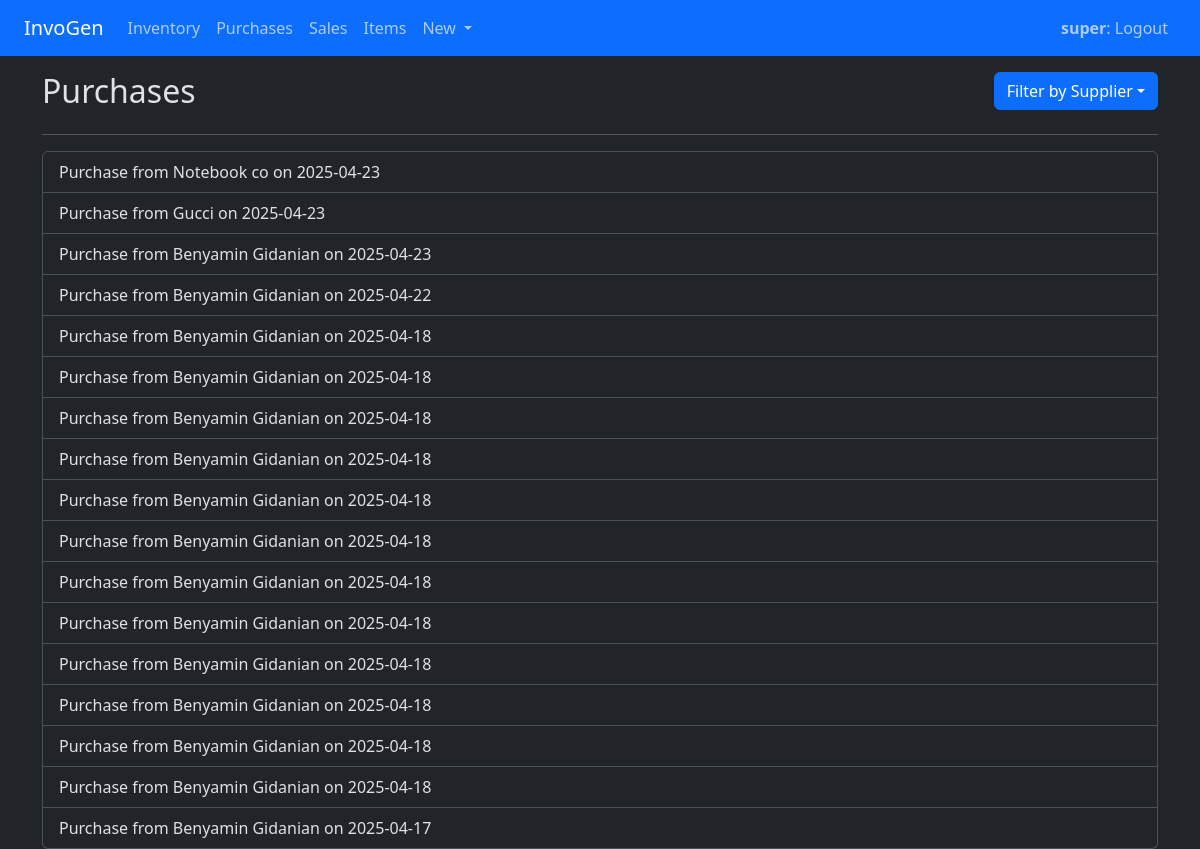
The app's page /purchases (signed in) with its own data.
### exchange/models.py (models this page shows)
class User(AbstractUser):
   pass

class Purchase(models.Model): # user's purchase
    user = models.ForeignKey(User, on_delete=models.CASCADE)
    supplier = models.ForeignKey(Supplier, on_delete=models.PROTECT)
    date = models.DateField(default=datetime.date.today)
    notes = models.TextField(blank=True, null=False)
    def __str__(self):
        return f"Purchase from {self.supplier} on {self.date}"

class Entity(models.Model):
    user = models.ForeignKey(User, on_delete=models.CASCADE)
    name = models.CharField(max_length=127, blank=False, null=False)
    address = models.CharField(max_length=127, blank=True)
    phone = models.CharField(max_length=127, blank=True)
    email = models.EmailField(blank=True)
    notes = models.TextField(blank=True, null=False)
    class Meta:
        abstract = True

class Supplier(Entity):
    def __str__(self):
        return f"{self.name}"

### exchange/views.py (the view)
# urls.py: path("purchases", views.purchases_view, name="purchases"),
@login_required()
def purchases_view(request, supplier_id=None):
    if supplier_id:
        supplier = Supplier.objects.get(user=request.user, pk=supplier_id)
        purchases = Purchase.objects.filter(user=request.user, supplier=supplier).order_by("-date", "-pk")
    else:
        purchases = Purchase.objects.filter(user=request.user).order_by("-date", "-pk")
        supplier = None
    suppliers = Supplier.objects.filter(user=request.user)
    return render(request, "exchange/purchases.html", {
        "purchases": purchases,
        "suppliers": suppliers,
        "supplier": supplier
    })

### exchange/templates/exchange/purchases.html (shortened to what this page needs)
{% extends "exchange/layout.html" %}
{% block body %}
        <div class="d-flex">
            <div>
                {% if supplier %}
                <h2>Purchases from {{supplier}}</h2>
                {% else %}
                <h2>Purchases</h2>
                {% endif %}
            </div>
            <div class="ms-auto">
                <button class="btn btn-primary dropdown-toggle" type="button" data-bs-toggle="dropdown" aria-expanded="false">Filter by Supplier</button>
            </div>
        </div>
        <hr>
        <div class="list-group">
            {% for purchase in purchases %}
                <a href="{% url 'view_purchase' purchase_id=purchase.id  %}" class="list-group-item list-group-item-action" >{{ purchase }}</a>
            {% endfor %}
        </div>
{% endblock %}

### exchange/templates/exchange/layout.html (shortened to what this page needs)
{% load static %}
<!DOCTYPE html>
<html lang="en">
    <head>
        <link href="https://cdn.jsdelivr.net/npm/bootstrap@5.3.3/dist/css/bootstrap.min.css" rel="stylesheet">
        <link href="{% static 'exchange/styles.css' %}" rel="stylesheet">
    </head>
    <body data-bs-theme="dark">
        <nav class="navbar navbar-expand-sm px-4 bg-primary">
            <a class="navbar-brand" href="#">InvoGen</a>
            <div class="collapse navbar-collapse" id="navbar">
              <ul class="navbar-nav me-auto mb-2 mb-lg-0">
                {% if user.is_authenticated %}
                    <li class="nav-item">
                        <a class="nav-link" href="{% url 'index' %}">Inventory</a>
                    </li>
                    <li class="nav-item">
                        <a class="nav-link" href="{% url 'purchases' %}">Purchases</a>
                    </li>
                    <li class="nav-item">
                        <a class="nav-link" href="{% url 'sales' %}">Sales</a>
                    </li>
                    <li class="nav-item">
                        <a class="nav-link" href="{% url 'items' %}">Items</a>
                    </li>
                    <li class="nav-item dropdown">
                        <a class="nav-link dropdown-toggle" href="#" role="button" data-bs-toggle="dropdown" aria-expanded="false">
                            New
                        </a>
                    </li>
                {% endif %}
              </ul>
            </div>
            <div id="user-auth">
                <ul class="navbar-nav">
                    {% if user.is_authenticated %}
                        <li class="nav-item">
                            <a class="nav-link" href="{% url 'logout' %}"><strong>{{ user.username }}</strong>: Logout </a>
                        </li>
                    {% endif %}
                </ul>
            </div>
          </nav>
        <div>
            <div class="container mt-3" >
                {% block body %}
                {% endblock %}
            </div>
        </div>
    </body>
</html>

### records on screen
User: username "super"
Purchase: supplier+date "Purchase from Notebook co on 2025-04-23"
Purchase: supplier+date "Purchase from Gucci on 2025-04-23"
Purchase: supplier+date "Purchase from Benyamin Gidanian on 2025-04-23"
Purchase: supplier+date "Purchase from Benyamin Gidanian on 2025-04-22"
Purchase: supplier+date "Purchase from Benyamin Gidanian on 2025-04-18"
Purchase: supplier+date "Purchase from Benyamin Gidanian on 2025-04-18"
Purchase: supplier+date "Purchase from Benyamin Gidanian on 2025-04-18"
Purchase: supplier+date "Purchase from Benyamin Gidanian on 2025-04-18"
Purchase: supplier+date "Purchase from Benyamin Gidanian on 2025-04-18"
Purchase: supplier+date "Purchase from Benyamin Gidanian on 2025-04-18"
Purchase: supplier+date "Purchase from Benyamin Gidanian on 2025-04-18"
Purchase: supplier+date "Purchase from Benyamin Gidanian on 2025-04-18"
Purchase: supplier+date "Purchase from Benyamin Gidanian on 2025-04-18"
Purchase: supplier+date "Purchase from Benyamin Gidanian on 2025-04-18"
Purchase: supplier+date "Purchase from Benyamin Gidanian on 2025-04-18"
Purchase: supplier+date "Purchase from Benyamin Gidanian on 2025-04-18"
Purchase: supplier+date "Purchase from Benyamin Gidanian on 2025-04-17"
